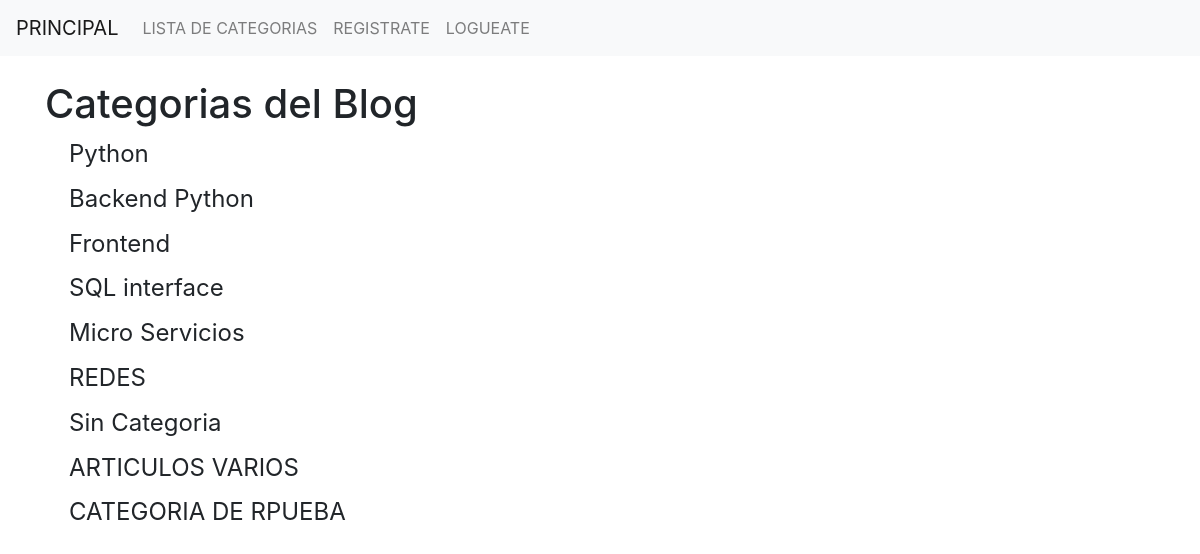
The page /category-list/ on the database its author committed.
### project1/models.py (models this page shows, shortened)
class Category(models.Model):
    name = models.CharField(max_length=255, default='Sin Categoria')
    def __str__(self):
        return self.name

### project1/views.py (the view)
# urls.py: path('category-list/', CategoryListView, name="category-list"),
def CategoryListView(request):
    cat_menu_list = Category.objects.all()
    return render(request, 'category_list.html', {'cat_menu_list':cat_menu_list})

### project1/templates/category_list.html (shortened to what this page needs)
{% extends 'base.html' %}
{% block content %}
   <h1>Categorias del Blog</h1>
   {% for item in cat_menu_list %}
   <h4><a class="dropdown-item" href="{% url 'category' item %}">{{ item }}</a></h4>
   {% endfor %}
{% endblock %}

### rows shown on the page
Category: name "Python"
Category: name "Backend Python"
Category: name "Frontend"
Category: name "SQL interface"
Category: name "Micro Servicios"
Category: name "REDES"
Category: name "Sin Categoria"
Category: name "ARTICULOS VARIOS"
Category: name "CATEGORIA DE RPUEBA"
